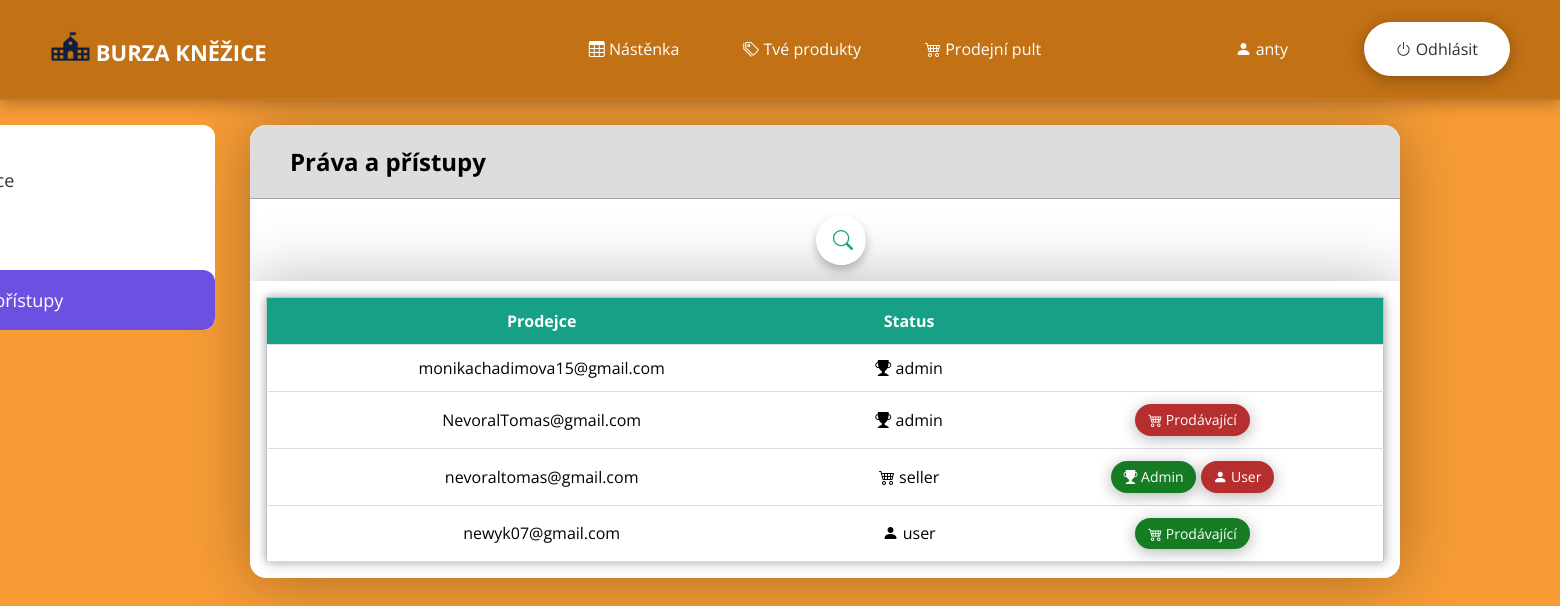
Screenshot of /make_seller/2 (signed in) with the database file from the repository.
### web/models.py (models this page shows)
class User(db.Model, UserMixin):
    id = db.Column(db.Integer, primary_key=True)
    email = db.Column(db.String(150), unique=True)
    username = db.Column(db.String(150), unique=True)
    password = db.Column(db.String(150))
    tel_number = db.Column(db.String(150))
    town = db.Column(db.String(150))
    street = db.Column(db.String(150))
    psc = db.Column(db.String(150))
    status = db.Column(db.String(150))
    token = db.Column(db.String(150))
    date_created = db.Column(db.DateTime(timezone=True), default=func.now())
    posts = db.relationship('Post', backref='user', passive_deletes=True)

### web/views.py (the view)
@views.route("/make_seller/<id>")
@login_required
def make_seller(id):
    user = User.query.filter_by(id=id).first()
    user.status = "seller"
    db.session.commit()
    flash('Hodnost uživatele byla změněna', category='success')
    return render_template("admin_page.html", users=User.query.all(), user=current_user, posts=Post.query.all(), username=current_user.username, tab='4')

### web/__init__.py (called while the page is built)
def create_app():
    app =  Flask(__name__)
    toastr = Toastr(app)
    app.config['SECRET_KEY'] = 'idontcare'
    app.config['SQLALCHEMY_DATABASE_URI'] = f'sqlite:///{DB_NAME}'
    app.config['SQLALCHEMY_TRACK_MODIFICATIONS'] = True
    db.init_app(app)
    from .views import views
    app.register_blueprint(views, url_prefix="/")
    from .auth import auth
    app.register_blueprint(auth, url_prefix="/")
    from .models import User, Post, Burza
    create_database(app)
    login_manager = LoginManager()
    login_manager.login_view = "auth.login"
    login_manager.init_app(app)
    @login_manager.user_loader
    def load_user(id):
        return User.query.get(int(id))
    return app

### web/flash_toastr/__init__.py (called while the page is built)
    @staticmethod
    def include_toastr_js(version=None, js_filename=None):
        if version is None:
            version = current_app.config.get('TOASTR_VERSION')
        if js_filename is None:
            js_filename = current_app.config.get('TOASTR_JS_FILENAME')
        js = '<script src="//cdnjs.cloudflare.com/ajax/libs/' \
             'toastr.js/{0}/{1}"></script>\n'.format(version, js_filename)
        return Markup(js)

    @staticmethod
    def include_toastr_css(version=None, css_filename=None):
        if version is None:
            version = current_app.config.get('TOASTR_VERSION')
        if css_filename is None:
            css_filename = current_app.config.get('TOASTR_CSS_FILENAME')
        css = '<link href="//cdnjs.cloudflare.com/ajax/libs/' \
              'toastr.js/{0}/{1}" rel="stylesheet" />\n'.format(
                version,
                css_filename
                )
        if current_app.config.get('TOASTR_OPACITY'):
            return Markup(css)
        else:
            return Markup('''
<style type = text/css>
  #toast-container>div {
    opacity: 1 !important;
  }
</style> {0}'''.format(css))

    @staticmethod
    def include_jquery(version=None):
        if version is None:
            version = current_app.config.get('TOASTR_JQUERY_VERSION')
        js = ('<script src="//code.jquery.com/' +
              'jquery-{0}.min.js"></script>'.format(version))
        return Markup(js)

    @staticmethod
    def context_processor():
        return {'toastr': current_app.extensions['toastr']}

### web/templates/admin_page.html (shortened to what this page needs)
{% extends "auth_base.html" %}
{% block content %}
<div class="content">
  <div class="list">
    <label for="reg" class="reg">
      <span class="title"> Registrace</span>
    </label>
    <label for="sell" class="sell">
    </label>
    <label for="rights" class="rights">
      <span class="title"> Práva a přístupy</span>
    </label>
    <div class="slider"></div>
  </div>
  <div class="text-content">
    <div class="rights text">
      <div class="header-table">
        <h2>Práva a přístupy</h2>
      </div>
      <form method = "POST" class="form-table" action="{{ url_for('views.admin') }}">
        <div class="box">
          <div class="search-box">
            <label for="chicck" class="icon">
              <i class="bi bi-search"></i>
            </label>
          </div>
        </div>
        <div class="container-table">
          <table id='table-rights'>
            <tr id="head">
              <th scope="col">Prodejce</th>
              <th scope="col">Status</th>
              <th scope="col"></th>
            </tr>
            {% for userp in users %}
              <tr>
                <td>{{ userp.email }}</td>
                <td>
                  {% if userp.status == "user" %}
                    <i class="bi bi-person-fill"></i> {{ userp.status }}
                  {% elif userp.status == "seller" %}
                    <i class="bi bi-cart4"></i> {{ userp.status }}
                  {% elif userp.status == "admin" %}
                    <i class="bi bi-trophy-fill"></i> {{ userp.status }}
                  {% endif %}
                  </td>
                {% if userp.email != "monikachadimova15@gmail.com" %}
                  {% if userp.status == "user" %}
                    <td>
                      <a href="/make_seller/{{userp.id}}" id="table-button-update">
                        <i class="bi bi-cart4"></i> Prodávající
                      </a>
                    </td>
                  {% elif userp.status == "seller" %}
                    <td>
                      <a href="/make_admin/{{userp.id}}" id="table-button-update">
                        <i class="bi bi-trophy-fill"></i> Admin
                      </a>
                      <a href="/make_user/{{userp.id}}" id="table-button-del">
                        <i class="bi bi-person-fill"></i> User
                      </a>
                    </td>
                  {% elif userp.status == "admin" %}
                    <td>
                      <a href="/make_seller/{{userp.id}}" id="table-button-del">
                        <i class="bi bi-cart4"></i> Prodávající
                      </a>
                    </td>
                  {% endif %}
                {% else %}
                  <td></td>
                {% endif %}
              </tr>
            {% endfor%}
          </table>
        </div>
      </form>
    </div>
  </div>
</div>
{% endblock %}

### web/templates/auth_base.html (shortened to what this page needs)
<!doctype html>
<html lang="cz">
    <link rel="stylesheet"
      href="https://cdn.jsdelivr.net/npm/bootstrap-icons@1.5.0/font/bootstrap-icons.css">
    <link rel = "stylesheet"
      href = "{{ url_for('static', filename='CSS/style.css') }}">
    <link rel="stylesheet"
      href="https://cdnjs.cloudflare.com/ajax/libs/font-awesome/4.7.0/css/font-awesome.min.css">
    {{ toastr.include_toastr_css() }}
  </head>
  <body>
    <header>
      <div class="container_navbar">
        <nav class="nav">
          <a href="{{ url_for('views.home') }}" class="logo">
            <img src="{{ url_for('static', filename='source/logo2.png') }}"
              alt=""
              width="40"
              height="30"
              class="d-inline-block align-text-middle">
              BURZA KNĚŽICE
          </a>
          <ul class="nav-list">
            <li>
              <a href="{{ url_for('views.home') }}" class="nav-link">
                <i class="bi bi-table"></i> Nástěnka
              </a>
            </li>
            {% if user.is_authenticated %}
              <li>
                <a href="{{ url_for('views.posts', username=user.username) }}" class="nav-link">
                  <i class="bi bi-tags"></i> Tvé produkty
                </a>
              </li>
              {% if user.status != 'user' %}
                <li>
                  <a href="{{ url_for('views.admin') }}" class="nav-link">
                    {% if user.status == 'admin' %}
                      <i class="bi bi-trophy-fill"></i> Admin pult
                    {% else %}
                      <i class="bi bi-cart4"></i> Prodejní pult
                    {% endif %}
                  </a>
                </li>
              {% endif %}
            {% endif %}
          </ul>
          <ul class="log-list">
            {% if user.is_authenticated %}
              <li>
                <a href="{{ url_for('views.profile', username=user.username) }}" class="nav-link">
                  <i class="bi bi-person-fill"></i> {{user.username}}
                </a>
              </li>
              <li>
                <a href="{{ url_for('auth.logout') }}" id="nav-cta">
                  <i class="bi bi-power"></i> Odhlásit
                </a>
              </li>
            {% endif %}
          </ul>
        </nav>
      </div>
    </header>
    <div class="container-content">
        {% block content %}{% endblock %}
    </div>
  </body>
</html>

### rows the page displays
User: username "anty", email "nevoraltomas@gmail.com", status "seller"
User: email "monikachadimova15@gmail.com", status "admin"
User: email "NevoralTomas@gmail.com", status "admin"
User: email "newyk07@gmail.com", status "user"
